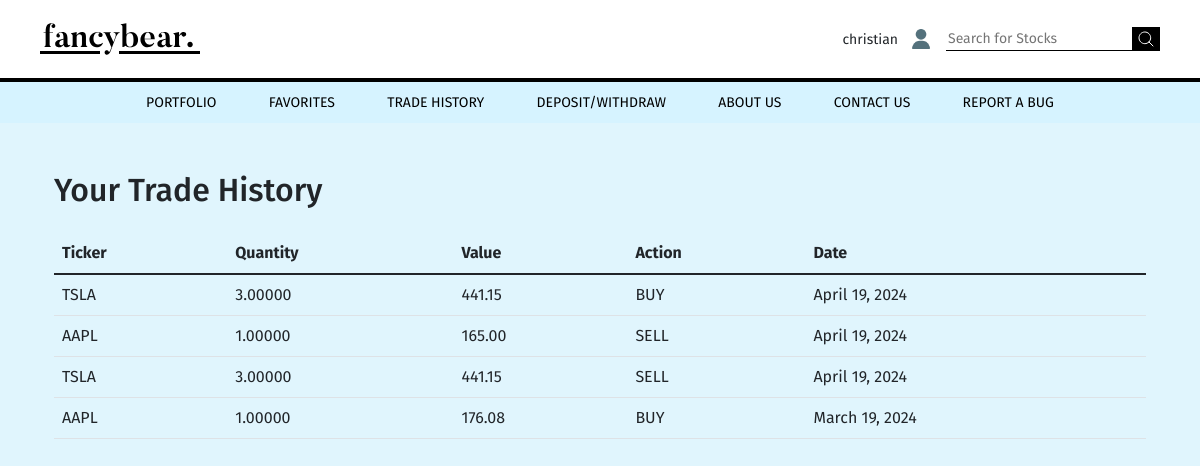
/trade_history/ (signed in), run on the app's committed database.
### trades/models.py (models this page shows)
class Trade(models.Model):
    user = models.ForeignKey(User, blank=True, null=True, on_delete=models.SET_NULL)
    quantity = models.DecimalField(max_digits=12, decimal_places=5)
    value = models.DecimalField(max_digits=12, decimal_places=2, default=0)
    action   = models.CharField(
        max_length=4,
        choices=[
            ('BUY', 'Buy'),
            ('SELL', 'Sell'),
        ]
    )
    stock = models.CharField(max_length=5)
    date = models.DateField(auto_now_add=False, default=timezone.now)

### trades/views.py (the view)
# urls.py: path('trade_history/', history_view, name='trade_history'),
@login_required
def history_view(request):
    user_history = Trade.objects.filter(user=request.user).order_by('-date')
    return render(request, 'history.html', {'history': user_history})

### stocks/forms.py
class SearchForm(forms.Form):
    query = forms.CharField(label='Search')

### stocks/context_processors.py (called while the page is built)
def search_form(request):
    return {'search_form': SearchForm()}

### templates/history.html (shortened to what this page needs)
{% extends 'base.html' %}
{% load static %}
{% block content %}
<div class="container mt-5">
  <h2>Your Trade History</h2>
  {% if history %}
    <div class="table-responsive">
      <table class="table table-hover mt-3">
        <thead class="thead-dark">
          <tr>
            <th scope="col">Ticker</th>
            <th scope="col">Quantity</th>
            <th scope="col">Value</th>
            <th scope="col">Action</th>
            <th scope="col">Date</th>
          </tr>
        </thead>
        <tbody>
          {% for trade in history %}
            <tr class="port-stock">
              <td><a style="color:inherit;text-decoration:none;" href="{% url 'stock_details' trade.stock %}">
                {{ trade.stock }}
              </a></td>
              <td>{{ trade.quantity }}</td>
              <td>{{ trade.value }}</td>
              <td>{{ trade.action }}</td>
              <td>{{ trade.date }}</td>
            </tr>
          {% empty %}
            <tr>
              <td colspan="4" class="text-center">You have not made any trades.</td>
            </tr>
          {% endfor %}
        </tbody>
      </table>
    </div>
  {% else %}
    <p>You have not made any trades.</p>
  {% endif %}
</div>
{% endblock %}

### templates/base/navbar.html (shortened to what this page needs)
{% load static %}
<header>
  <div class="part1">
    <div class="logo">
      <a href="{% url 'home' %}">
      </a>
    </div>
    <div class="other">
      <div class="auth">
      {% if request.user.is_authenticated %}
        <span id="username" class="username">{{ request.user.username }}</span>
        <img src="{% static 'images/home/avatar.png' %}" alt="DP" id="avatar">
      {% endif %}
      </div>
      <form method="get" action="{% url 'search_results' %}">
        <input type="text" name="query" placeholder="Search for Stocks">
        <button type="submit">
        </button>
      </form>
    </div>
  </div>
  <div class="part2">
    <div class="wrapper">
      <nav>
        {% if request.user.is_authenticated %}
        <a aria-current="page" href="{% url 'portfolio' %}">PORTFOLIO</a>
        <a aria=-current="page" href="{% url 'favorites' %}">FAVORITES</a>
        <a aria-current="page" href="{% url 'trade_history' %}">TRADE HISTORY</a>
        <a aria-current="page" href="{% url 'deposit_withdraw' %}">DEPOSIT/WITHDRAW</a>
        <a aria=-current="page" href="{% url 'about' %}">ABOUT US</a>
        <a aria=-current="page" href="{% url 'contact' %}">CONTACT US</a>
        <a aria=-current="page" href="{% url 'report' %}">REPORT A BUG</a>
        {% endif %}
        </nav>
    </div>
  </div>
</header>

### static/css/style.css (style rules this page uses)
body { background-color: #e0f5fd; font-family: 'Fira Sans'; }
*, *::before, *::after { box-sizing: border-box; }
* { margin: 0; }
img, picture, video, canvas, svg { display: block; max-width: 100%; }
input, button, textarea, select { font: inherit; }
p, h1, h2, h3, h4, h5, h6 { overflow-wrap: break-word; }
html { font-family: "DM Sans", sans-serif; font-optical-sizing: auto; }
header .part1 { padding: 20px 0 20px 0; background-color: white; display: flex; justify-content: space-between; align-items: center; border-bottom: 4px solid black; }
header .part1 .logo { margin-left: 40px; }
header .part2 { width: 100%; display: flex; justify-content: center; background-color: #D6F3FF; }
header .part2 .wrapper { width: 80%; }
input { max-width: 250px; }
header .part2 .wrapper nav { display: flex; justify-content: space-around; align-items: center; padding: 10px 0 10px 0; }
header .part2 nav a { text-decoration: none; color: black; font-size: 14px; transition: color 0.3s; }
.other { display: flex; font-size: 14px; align-items: center; margin-right: 40px; }
.auth { display: flex; align-items: center; cursor: pointer; margin-right: 15px; }
.other .auth img { width: 40px; margin-left: 13px; height: 20px; width: 20px; }
header form { display: flex; }
header form input { color: black; border: 1px solid black; border-width: 0 0 1px 0; }
header form button[type="submit"] { background: black; border: 0; cursor: pointer; }

### templates/base/navbar.html (style rules this page uses)
.username { cursor: default; }

### data on the page
Trade: stock "TSLA", quantity "3.00000", value "441.15", action "BUY", date "April 19, 2024"
Trade: stock "AAPL", quantity "1.00000", value "165.00", action "SELL", date "April 19, 2024"
Trade: stock "TSLA", quantity "3.00000", value "441.15", action "SELL", date "April 19, 2024"
Trade: stock "AAPL", quantity "1.00000", value "176.08", action "BUY", date "March 19, 2024"

### other printed values
{{ request.user.username }} "christian"
